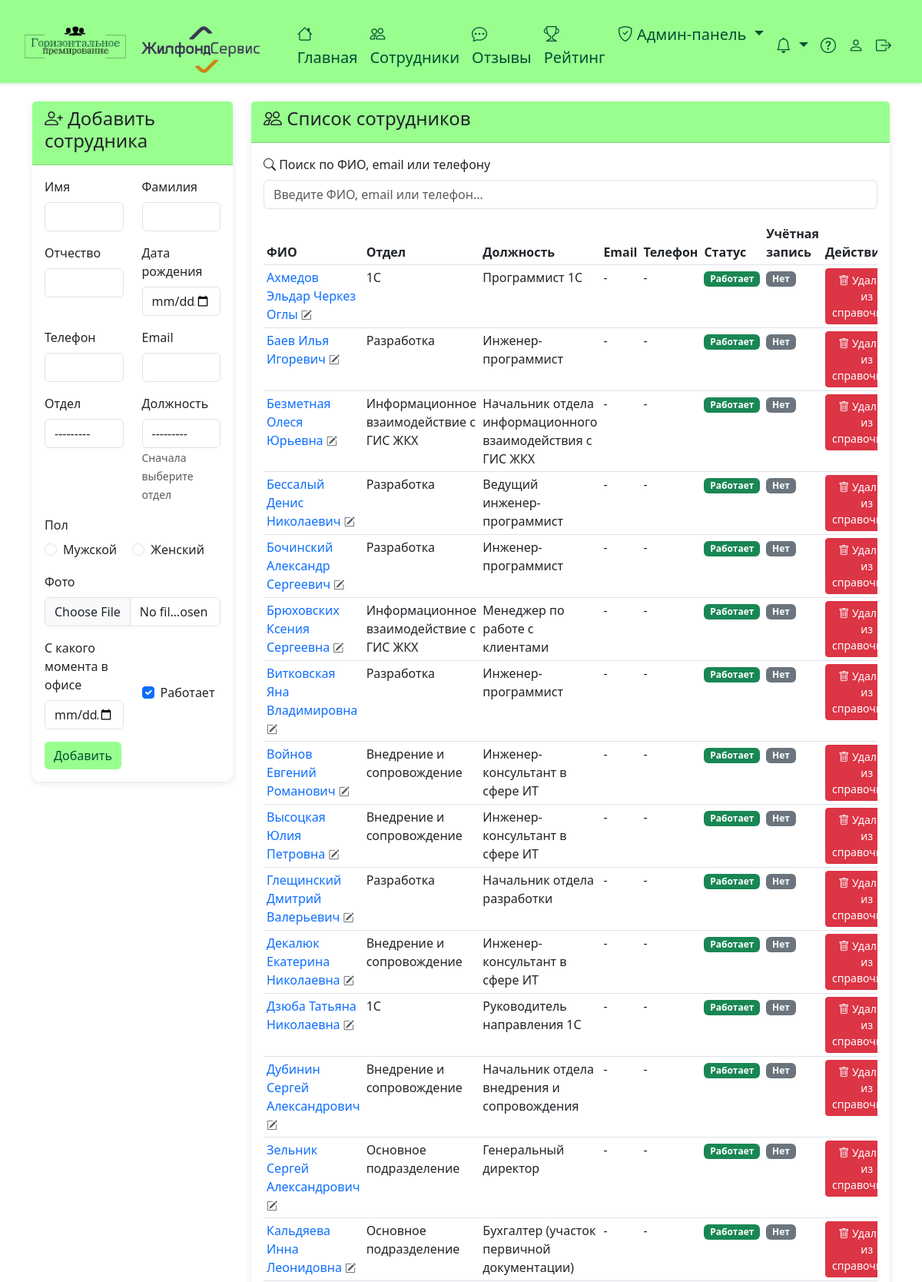
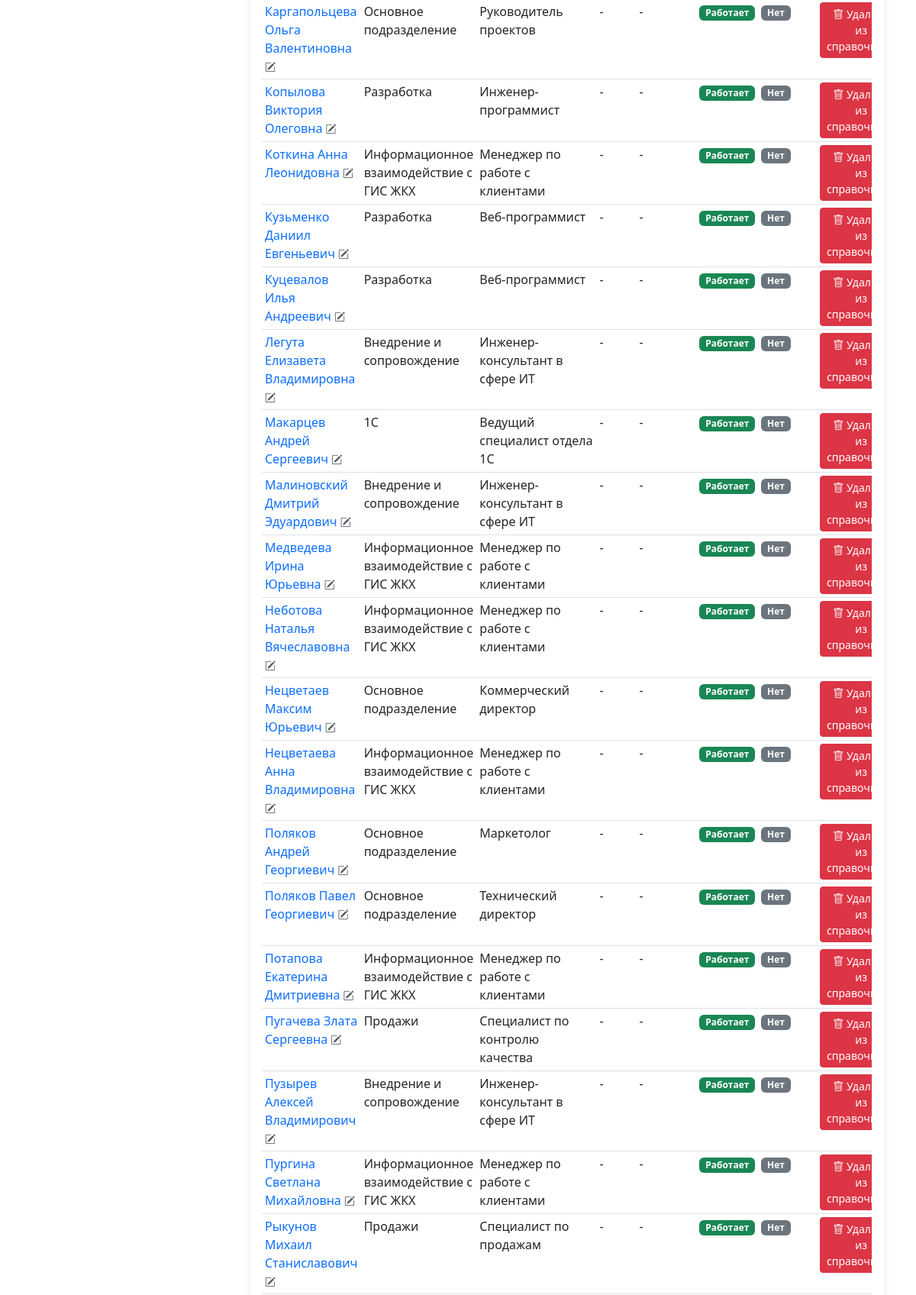
Page /app-admin/staff/ (signed in, upper part) on the committed database (2 pictures, top to bottom).
### employees/models.py (models this page shows, shortened)
class SystemSettings(models.Model):
    monthly_bonus_amount = models.DecimalField(max_digits=10, decimal_places=2, default=1000.00, verbose_name='Сумма бонусных рублей на месяц')
    company_logo = models.ImageField(upload_to='company_logos/', blank=True, null=True, verbose_name='Логотип компании')
    class Meta:
        verbose_name = 'Настройка системы'
        verbose_name_plural = 'Настройки системы'
    @classmethod
    def get_settings(cls):
        settings, created = cls.objects.get_or_create(pk=1)
        return settings

class StaffMember(models.Model):
    GENDER_CHOICES = [
        ('M', 'Мужской'),
        ('F', 'Женский'),
    ]
    phone_regex = RegexValidator(
        regex=r'^\+?1?\d{9,15}$',
        message="Номер телефона должен быть в формате: '+999999999'. До 15 цифр."
    )
    first_name = models.CharField(max_length=150, verbose_name='Имя')
    last_name = models.CharField(max_length=150, verbose_name='Фамилия')
    middle_name = models.CharField(max_length=150, blank=True, verbose_name='Отчество')
    phone = models.CharField(validators=[phone_regex], max_length=17, blank=True, null=True, verbose_name='Телефон')
    email = models.EmailField(blank=True, null=True, verbose_name='Email')
    birth_date = models.DateField(null=True, blank=True, verbose_name='Дата рождения')
    department = models.ForeignKey(Department, on_delete=models.SET_NULL, null=True, blank=True, verbose_name='Отдел')
    position = models.ForeignKey(Position, on_delete=models.SET_NULL, null=True, blank=True, verbose_name='Должность')
    gender = models.CharField(max_length=1, choices=GENDER_CHOICES, null=True, blank=True, verbose_name='Пол')
    photo = models.ImageField(upload_to='staff_photos/', blank=True, null=True, verbose_name='Фото')
    office_start_date = models.DateField(verbose_name='С какого момента в офисе', default=timezone.now)
    is_active = models.BooleanField(default=True, verbose_name='Работает')
    employee_profile = models.OneToOneField(Employee, on_delete=models.SET_NULL, null=True, blank=True, related_name='staff_profile', verbose_name='Профиль в системе')
    participates_in_bonus = models.BooleanField(default=True, verbose_name='Участвует в системе премирования')
    class Meta:
        verbose_name = 'Сотрудник компании'
        verbose_name_plural = 'Сотрудники компании'
        ordering = ['last_name', 'first_name']
    def get_full_name(self):
        return f"{self.last_name} {self.first_name} {self.middle_name}".strip()

class Department(models.Model):
    name = models.CharField(max_length=100, verbose_name='Название отдела')
    class Meta:
        verbose_name = 'Отдел'
        verbose_name_plural = 'Отделы'
    def __str__(self):
        return self.name

class Position(models.Model):
    name = models.CharField(max_length=100, verbose_name='Название должности')
    department = models.ForeignKey(Department, on_delete=models.CASCADE, verbose_name='Отдел', related_name='positions', null=True, blank=True)
    class Meta:
        verbose_name = 'Должность'
        verbose_name_plural = 'Должности'

### employees/views.py (the view)
# urls.py: path('app-admin/staff/', views.admin_staff_manage_view, name='admin_staff_manage'),
@login_required
def admin_staff_manage_view(request):
    if not request.user.is_admin:
        messages.error(request, 'У вас нет прав доступа')
        return redirect('home')
    if request.method == 'POST':
        form = StaffMemberForm(request.POST, request.FILES)
        if form.is_valid():
            form.save()
            messages.success(request, 'Сотрудник успешно добавлен!')
            return redirect('admin_staff_manage')
    else:
        form = StaffMemberForm()
    staff_members = StaffMember.objects.select_related('department', 'position', 'employee_profile').order_by('last_name', 'first_name')
    context = {
        'form': form,
        'staff_members': staff_members,
    }
    return render(request, 'employees/admin_staff_manage.html', context)

### templates/employees/admin_staff_manage.html (shortened to what this page needs)
{% extends 'base.html' %}
{% block content %}
<div class="row">
    <div class="col-lg-3 col-md-4">
        <div class="card">
            <div class="card-header">
                <h4><i class="bi bi-person-plus"></i> Добавить сотрудника</h4>
            </div>
            <div class="card-body">
                <form method="post" enctype="multipart/form-data" id="staffForm">
                    <div class="row">
                        <div class="col-md-6 mb-3">
                            <label class="form-label">{{ form.first_name.label }}</label>
                            {{ form.first_name }}
                        </div>
                        <div class="col-md-6 mb-3">
                            <label class="form-label">{{ form.last_name.label }}</label>
                            {{ form.last_name }}
                        </div>
                    </div>
                    <div class="row">
                        <div class="col-md-6 mb-3">
                            <label class="form-label">{{ form.middle_name.label }}</label>
                            {{ form.middle_name }}
                        </div>
                        <div class="col-md-6 mb-3">
                            <label class="form-label">{{ form.birth_date.label }}</label>
                            {{ form.birth_date }}
                        </div>
                    </div>
                    <div class="row">
                        <div class="col-md-6 mb-3">
                            <label class="form-label">{{ form.phone.label }}</label>
                            {{ form.phone }}
                        </div>
                        <div class="col-md-6 mb-3">
                            <label class="form-label">{{ form.email.label }}</label>
                            {{ form.email }}
                        </div>
                    </div>
                    <div class="row">
                        <div class="col-md-6 mb-3">
                            <label class="form-label">{{ form.department.label }}</label>
                            {{ form.department }}
                        </div>
                        <div class="col-md-6 mb-3">
                            <label class="form-label">{{ form.position.label }}</label>
                            {{ form.position }}
                            <small class="form-text text-muted">Сначала выберите отдел</small>
                        </div>
                    </div>
                    <div class="mb-3">
                        <label class="form-label d-block">{{ form.gender.label }}</label>
                        <div>
                            {% for choice in form.gender %}
                                <div class="form-check form-check-inline">
                                    {{ choice.tag }}
                                    <label class="form-check-label" for="{{ choice.id_for_label }}">
                                        {{ choice.choice_label }}
                                    </label>
                                </div>
                            {% endfor %}
                        </div>
                    </div>
                    <div class="mb-3">
                        <label class="form-label">{{ form.photo.label }}</label>
                        {{ form.photo }}
                    </div>
                    <div class="row">
                        <div class="col-md-6 mb-3">
                            <label class="form-label">{{ form.office_start_date.label }}</label>
                            {{ form.office_start_date }}
                        </div>
                        <div class="col-md-6 mb-3 d-flex align-items-center">
                            <div class="form-check mt-4">
                                {{ form.is_active }}
                                <label class="form-check-label" for="{{ form.is_active.id_for_label }}">
                                    {{ form.is_active.label }}
                                </label>
                            </div>
                        </div>
                    </div>
                    <button type="submit" class="btn btn-primary">Добавить</button>
                </form>
            </div>
        </div>
    </div>
    <div class="col-lg-9 col-md-8">
        <div class="card">
            <div class="card-header">
                <h4><i class="bi bi-people"></i> Список сотрудников</h4>
            </div>
            <div class="card-body">
                <div class="mb-3">
                    <label class="form-label"><i class="bi bi-search"></i> Поиск по ФИО, email или телефону</label>
                    <input type="text" id="staffSearchInput" class="form-control" placeholder="Введите ФИО, email или телефон..." autocomplete="off">
                </div>
                <div class="table-responsive">
                    <table class="table table-sm">
                        <thead>
                            <tr>
                                <th>ФИО</th>
                                <th>Отдел</th>
                                <th>Должность</th>
                                <th>Email</th>
                                <th>Телефон</th>
                                <th>Статус</th>
                                <th>Учётная запись</th>
                                <th>Действия</th>
                            </tr>
                        </thead>
                        <tbody>
                            {% for staff in staff_members %}
                            <tr class="staff-row" data-search="{{ staff.get_full_name|lower }} {{ staff.department.name|default:''|lower }} {{ staff.position.name|default:''|lower }} {{ staff.email|default:''|lower }} {{ staff.phone|default:'' }}">
                                <td>
                                    <a href="{% url 'admin_staff_edit' staff.id %}" class="text-decoration-none fw-medium" title="Редактировать">{{ staff.get_full_name }} <i class="bi bi-pencil-square small text-muted"></i></a>
                                </td>
                                <td>{{ staff.department.name|default:"-" }}</td>
                                <td>{{ staff.position.name|default:"-" }}</td>
                                <td>{{ staff.email|default:"-" }}</td>
                                <td>{{ staff.phone|default:"-" }}</td>
                                <td>
                                    {% if staff.is_active %}
                                        <span class="badge bg-success">Работает</span>
                                    {% else %}
                                        <span class="badge bg-secondary">Не работает</span>
                                    {% endif %}
                                </td>
                                <td>
                                    {% if staff.employee_profile %}
                                        <span class="badge bg-primary">Зарегистрирован</span>
                                    {% else %}
                                        <span class="badge bg-secondary">Нет</span>
                                    {% endif %}
                                </td>
                                <td>
                                    <a href="{% url 'admin_staff_delete' staff.id %}" class="btn btn-sm btn-danger" onclick="return confirm('Удалить сотрудника из справочника полностью?')">
                                        <i class="bi bi-trash"></i> Удалить из справочника
                                    </a>
                                </td>
                            </tr>
                            {% empty %}
                            <tr id="staffEmptyRow">
                                <td colspan="8" class="text-center text-muted">Нет сотрудников</td>
                            </tr>
                            {% endfor %}
                        </tbody>
                    </table>
                </div>
            </div>
        </div>
    </div>
</div>
{% endblock %}

### templates/base.html (shortened to what this page needs)
<!DOCTYPE html>
<html lang="ru">
<head>
    <link href="https://cdn.jsdelivr.net/npm/bootstrap@5.3.0/dist/css/bootstrap.min.css" rel="stylesheet">
    <link rel="stylesheet" href="https://cdn.jsdelivr.net/npm/bootstrap-icons@1.11.0/font/bootstrap-icons.css">
</head>
<body>
    {% if user.is_authenticated %}
    <nav class="navbar navbar-expand-lg navbar-dark">
        <div class="container-fluid">
            <a class="navbar-brand" href="{% url 'home' %}" style="margin-left: 20px;">
                <div style="display: flex; align-items: center; gap: 10px; ">
                <img src="/media/logo1.svg" width="40%" style="vertical-align: middle; ">
                {% load static %}
                {% load employees_tags %}
                {% get_system_settings as settings %}
                {% if settings.company_logo %}
                    <img src="{{ settings.company_logo.url }}" height="61" style="margin-left: 10px; vertical-align: middle; margin-top: 23px;">
                {% endif %}
                </div>
            </a>
            <div class="collapse navbar-collapse" id="navbarNav">
                <ul class="navbar-nav me-auto">
                    <li class="nav-item">
                        <a class="nav-link" href="{% url 'home' %}"><i class="bi bi-house"></i> Главная</a>
                    </li>
                    <li class="nav-item">
                        <a class="nav-link" href="{% url 'employees_list' %}"><i class="bi bi-people"></i> Сотрудники</a>
                    </li>
                    <li class="nav-item">
                        <a class="nav-link" href="{% url 'reviews_list' %}"><i class="bi bi-chat-dots"></i> Отзывы</a>
                    </li>
                    <li class="nav-item">
                        <a class="nav-link" href="{% url 'rating' %}"><i class="bi bi-trophy"></i> Рейтинг</a>
                    </li>
                    {% if user.is_admin %}
                    <li class="nav-item dropdown">
                        <a class="nav-link dropdown-toggle" href="#" id="adminDropdown" role="button" data-bs-toggle="dropdown">
                            <i class="bi bi-shield-check"></i> Админ-панель
                        </a>
                    </li>
                    {% endif %}
                </ul>
                <ul class="navbar-nav">
                    <li class="nav-item dropdown">
                        <a class="nav-link dropdown-toggle position-relative" href="#" id="notificationsDropdown" role="button" data-bs-toggle="dropdown" aria-expanded="false">
                            <i class="bi bi-bell"></i>
                        </a>
                    </li>
                    <li class="nav-item">
                        <a class="nav-link" href="/media/instruction.pdf" target="_blank" title="Инструкция по использованию системы">
                            <i class="bi bi-question-circle"></i>
                        </a>
                    </li>
                    <li class="nav-item">
                        <a class="nav-link" href="{% url 'profile' %}" ><i class="bi bi-person"></i> </a>
                    </li>
                    <li class="nav-item">
                        <a class="nav-link" href="{% url 'logout' %}" style="margin-right: 20px;"><i class="bi bi-box-arrow-right"></i> </a>
                    </li>
                </ul>
            </div>
        </div>
    </nav>
    {% endif %}
    <div class="container mt-4">
        {% block content %}{% endblock %}
    </div>
</body>
</html>

### rows in the picture
SystemSettings: company_logo (picture)
StaffMember: get_full_name "Ахмедов Эльдар Черкез Оглы", department.name "1С", position.name "Программист 1С", email "-", phone "-", is_active "Работает", shows "Нет"
StaffMember: get_full_name "Баев Илья Игоревич", department.name "Разработка", position.name "Инженер-программист", email "-", phone "-", is_active "Работает", shows "Нет"
StaffMember: get_full_name "Безметная Олеся Юрьевна", department.name "Информационное взаимодействие с ГИС ЖКХ", position.name "Начальник отдела информационного взаимодействия с ГИС ЖКХ", email "-", phone "-", is_active "Работает", shows "Нет"
StaffMember: get_full_name "Бессалый Денис Николаевич", department.name "Разработка", position.name "Ведущий инженер-программист", email "-", phone "-", is_active "Работает", shows "Нет"
StaffMember: get_full_name "Бочинский Александр Сергеевич", department.name "Разработка", position.name "Инженер-программист", email "-", phone "-", is_active "Работает", shows "Нет"
StaffMember: get_full_name "Брюховских Ксения Сергеевна", department.name "Информационное взаимодействие с ГИС ЖКХ", position.name "Менеджер по работе с клиентами", email "-", phone "-", is_active "Работает", shows "Нет"
StaffMember: get_full_name "Витковская Яна Владимировна", department.name "Разработка", position.name "Инженер-программист", email "-", phone "-", is_active "Работает", shows "Нет"
StaffMember: get_full_name "Войнов Евгений Романович", department.name "Внедрение и сопровождение", position.name "Инженер-консультант в сфере ИТ", email "-", phone "-", is_active "Работает", shows "Нет"
StaffMember: get_full_name "Высоцкая Юлия Петровна", department.name "Внедрение и сопровождение", position.name "Инженер-консультант в сфере ИТ", email "-", phone "-", is_active "Работает", shows "Нет"
StaffMember: get_full_name "Глещинский Дмитрий Валерьевич", department.name "Разработка", position.name "Начальник отдела разработки", email "-", phone "-", is_active "Работает", shows "Нет"
StaffMember: get_full_name "Декалюк Екатерина Николаевна", department.name "Внедрение и сопровождение", position.name "Инженер-консультант в сфере ИТ", email "-", phone "-", is_active "Работает", shows "Нет"
StaffMember: get_full_name "Дзюба Татьяна Николаевна", department.name "1С", position.name "Руководитель направления 1С", email "-", phone "-", is_active "Работает", shows "Нет"
StaffMember: get_full_name "Дубинин Сергей Александрович", department.name "Внедрение и сопровождение", position.name "Начальник отдела внедрения и сопровождения", email "-", phone "-", is_active "Работает", shows "Нет"
StaffMember: get_full_name "Зельник Сергей Александрович", department.name "Основное подразделение", position.name "Генеральный директор", email "-", phone "-", is_active "Работает", shows "Нет"
StaffMember: get_full_name "Кальдяева Инна Леонидовна", department.name "Основное подразделение", position.name "Бухгалтер (участок первичной документации)", email "-", phone "-", is_active "Работает", shows "Нет"
StaffMember: get_full_name "Каргапольцева Ольга Валентиновна", department.name "Основное подразделение", position.name "Руководитель проектов", email "-", phone "-", is_active "Работает", shows "Нет"
StaffMember: get_full_name "Копылова Виктория Олеговна", department.name "Разработка", position.name "Инженер-программист", email "-", phone "-", is_active "Работает", shows "Нет"
StaffMember: get_full_name "Коткина Анна Леонидовна", department.name "Информационное взаимодействие с ГИС ЖКХ", position.name "Менеджер по работе с клиентами", email "-", phone "-", is_active "Работает", shows "Нет"
StaffMember: get_full_name "Кузьменко Даниил Евгеньевич", department.name "Разработка", position.name "Веб-программист", email "-", phone "-", is_active "Работает", shows "Нет"
StaffMember: get_full_name "Куцевалов Илья Андреевич", department.name "Разработка", position.name "Веб-программист", email "-", phone "-", is_active "Работает", shows "Нет"
StaffMember: get_full_name "Легута Елизавета Владимировна", department.name "Внедрение и сопровождение", position.name "Инженер-консультант в сфере ИТ", email "-", phone "-", is_active "Работает", shows "Нет"
StaffMember: get_full_name "Макарцев Андрей Сергеевич", department.name "1С", position.name "Ведущий специалист отдела 1С", email "-", phone "-", is_active "Работает", shows "Нет"
StaffMember: get_full_name "Малиновский Дмитрий Эдуардович", department.name "Внедрение и сопровождение", position.name "Инженер-консультант в сфере ИТ", email "-", phone "-", is_active "Работает", shows "Нет"
StaffMember: get_full_name "Медведева Ирина Юрьевна", department.name "Информационное взаимодействие с ГИС ЖКХ", position.name "Менеджер по работе с клиентами", email "-", phone "-", is_active "Работает", shows "Нет"
StaffMember: get_full_name "Неботова Наталья Вячеславовна", department.name "Информационное взаимодействие с ГИС ЖКХ", position.name "Менеджер по работе с клиентами", email "-", phone "-", is_active "Работает", shows "Нет"
StaffMember: get_full_name "Нецветаев Максим Юрьевич", department.name "Основное подразделение", position.name "Коммерческий директор", email "-", phone "-", is_active "Работает", shows "Нет"
StaffMember: get_full_name "Нецветаева Анна Владимировна", department.name "Информационное взаимодействие с ГИС ЖКХ", position.name "Менеджер по работе с клиентами", email "-", phone "-", is_active "Работает", shows "Нет"
StaffMember: get_full_name "Поляков Андрей Георгиевич", department.name "Основное подразделение", position.name "Маркетолог", email "-", phone "-", is_active "Работает", shows "Нет"
StaffMember: get_full_name "Поляков Павел Георгиевич", department.name "Основное подразделение", position.name "Технический директор", email "-", phone "-", is_active "Работает", shows "Нет"
StaffMember: get_full_name "Потапова Екатерина Дмитриевна", department.name "Информационное взаимодействие с ГИС ЖКХ", position.name "Менеджер по работе с клиентами", email "-", phone "-", is_active "Работает", shows "Нет"
StaffMember: get_full_name "Пугачева Злата Сергеевна", department.name "Продажи", position.name "Специалист по контролю качества", email "-", phone "-", is_active "Работает", shows "Нет"
StaffMember: get_full_name "Пузырев Алексей Владимирович", department.name "Внедрение и сопровождение", position.name "Инженер-консультант в сфере ИТ", email "-", phone "-", is_active "Работает", shows "Нет"
StaffMember: get_full_name "Пургина Светлана Михайловна", department.name "Информационное взаимодействие с ГИС ЖКХ", position.name "Менеджер по работе с клиентами", email "-", phone "-", is_active "Работает", shows "Нет"
StaffMember: get_full_name "Рыкунов Михаил Станиславович", department.name "Продажи", position.name "Специалист по продажам", email "-", phone "-", is_active "Работает", shows "Нет"

### other values in the picture
{{ choice.choice_label }} "Мужской" "Женский"
